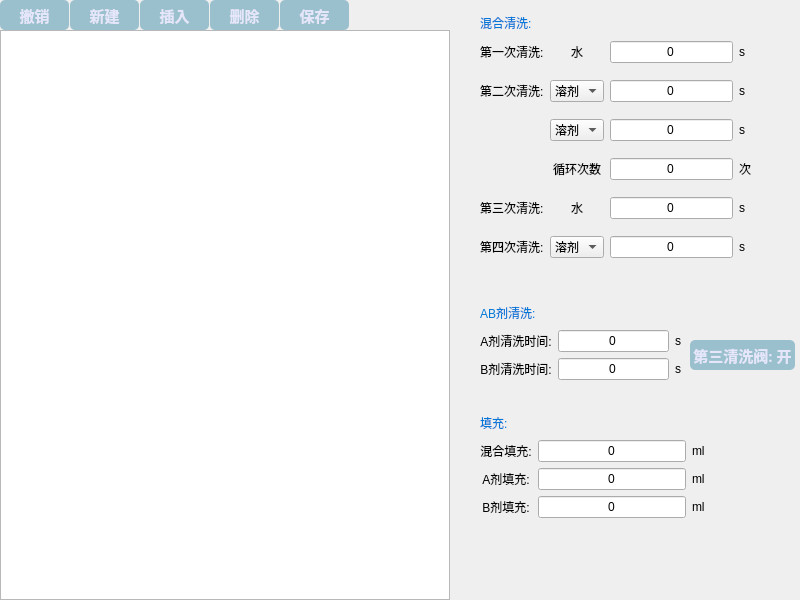
<?xml version="1.0" encoding="UTF-8"?>
<ui version="4.0">
 <class>debug</class>
 <widget class="QWidget" name="debug">
  <property name="geometry">
   <rect>
    <x>0</x>
    <y>0</y>
    <width>800</width>
    <height>600</height>
   </rect>
  </property>
  <property name="windowTitle">
   <string>debug</string>
  </property>
  <widget class="QTableView" name="view">
   <property name="geometry">
    <rect>
     <x>0</x>
     <y>30</y>
     <width>450</width>
     <height>570</height>
    </rect>
   </property>
  </widget>
  <widget class="QPushButton" name="btn_annul">
   <property name="geometry">
    <rect>
     <x>0</x>
     <y>0</y>
     <width>69</width>
     <height>30</height>
    </rect>
   </property>
   <property name="styleSheet">
    <string notr="true">QPushButton { 
	border-radius: 5px;
    border: none;
    font-family: MicroSoft Yahei;
    font-size: 15px;
    font-weight:bold;
    background: #9AC0CD;
    color: #E6E6FA; }
QPushButton:hover { background: #007ACC; }
QPushButton:pressed { background: #CCCCCC; }</string>
   </property>
   <property name="text">
    <string>撤销</string>
   </property>
   <property name="icon">
    <iconset>
     <normaloff>res/撤销.png</normaloff>res/撤销.png</iconset>
   </property>
   <property name="iconSize">
    <size>
     <width>16</width>
     <height>16</height>
    </size>
   </property>
  </widget>
  <widget class="QPushButton" name="btn_new">
   <property name="geometry">
    <rect>
     <x>70</x>
     <y>0</y>
     <width>69</width>
     <height>30</height>
    </rect>
   </property>
   <property name="styleSheet">
    <string notr="true">QPushButton { 
	border-radius: 5px;
    border: none;
    font-family: MicroSoft Yahei;
    font-size: 15px;
    font-weight:bold;
    background: #9AC0CD;
    color: #E6E6FA; }
QPushButton:hover { background: #007ACC; }
QPushButton:pressed { background: #CCCCCC; }</string>
   </property>
   <property name="text">
    <string>新建</string>
   </property>
   <property name="icon">
    <iconset>
     <normaloff>res/新建.png</normaloff>res/新建.png</iconset>
   </property>
  </widget>
  <widget class="QPushButton" name="btn_insert">
   <property name="geometry">
    <rect>
     <x>140</x>
     <y>0</y>
     <width>69</width>
     <height>30</height>
    </rect>
   </property>
   <property name="styleSheet">
    <string notr="true">QPushButton { 
	border-radius: 5px;
    border: none;
    font-family: MicroSoft Yahei;
    font-size: 15px;
    font-weight:bold;
    background: #9AC0CD;
    color: #E6E6FA; }
QPushButton:hover { background: #007ACC; }
QPushButton:pressed { background: #CCCCCC; }</string>
   </property>
   <property name="text">
    <string>插入</string>
   </property>
   <property name="icon">
    <iconset>
     <normaloff>res/插入.png</normaloff>res/插入.png</iconset>
   </property>
  </widget>
  <widget class="QPushButton" name="btn_delete">
   <property name="geometry">
    <rect>
     <x>210</x>
     <y>0</y>
     <width>69</width>
     <height>30</height>
    </rect>
   </property>
   <property name="styleSheet">
    <string notr="true">QPushButton { 
	border-radius: 5px;
    border: none;
    font-family: MicroSoft Yahei;
    font-size: 15px;
    font-weight:bold;
    background: #9AC0CD;
    color: #E6E6FA; }
QPushButton:hover { background: #007ACC; }
QPushButton:pressed { background: #CCCCCC; }</string>
   </property>
   <property name="text">
    <string>删除</string>
   </property>
   <property name="icon">
    <iconset>
     <normaloff>res/删除.png</normaloff>res/删除.png</iconset>
   </property>
  </widget>
  <widget class="QPushButton" name="btn_save">
   <property name="geometry">
    <rect>
     <x>280</x>
     <y>0</y>
     <width>69</width>
     <height>30</height>
    </rect>
   </property>
   <property name="styleSheet">
    <string notr="true">QPushButton { 
	border-radius: 5px;
    border: none;
    font-family: MicroSoft Yahei;
    font-size: 15px;
    font-weight:bold;
    background: #9AC0CD;
    color: #E6E6FA; }
QPushButton:hover { background: #007ACC; }
QPushButton:pressed { background: #CCCCCC; }</string>
   </property>
   <property name="text">
    <string>保存</string>
   </property>
   <property name="icon">
    <iconset>
     <normaloff>res/保存.png</normaloff>res/保存.png</iconset>
   </property>
   <property name="iconSize">
    <size>
     <width>20</width>
     <height>20</height>
    </size>
   </property>
  </widget>
  <widget class="QLabel" name="label">
   <property name="geometry">
    <rect>
     <x>480</x>
     <y>10</y>
     <width>100</width>
     <height>25</height>
    </rect>
   </property>
   <property name="styleSheet">
    <string notr="true">font: 14pt &quot;微软雅黑&quot;;
color: rgb(0, 120, 215);</string>
   </property>
   <property name="text">
    <string>混合清洗:</string>
   </property>
  </widget>
  <widget class="QLabel" name="label_28">
   <property name="geometry">
    <rect>
     <x>480</x>
     <y>300</y>
     <width>100</width>
     <height>25</height>
    </rect>
   </property>
   <property name="styleSheet">
    <string notr="true">font: 14pt &quot;微软雅黑&quot;;
color: rgb(0, 120, 215);</string>
   </property>
   <property name="text">
    <string>AB剂清洗:</string>
   </property>
  </widget>
  <widget class="QLabel" name="label_33">
   <property name="geometry">
    <rect>
     <x>480</x>
     <y>410</y>
     <width>100</width>
     <height>25</height>
    </rect>
   </property>
   <property name="styleSheet">
    <string notr="true">font: 14pt &quot;微软雅黑&quot;;
color: rgb(0, 120, 215);</string>
   </property>
   <property name="text">
    <string>填充:</string>
   </property>
  </widget>
  <widget class="QWidget" name="layoutWidget">
   <property name="geometry">
    <rect>
     <x>480</x>
     <y>440</y>
     <width>225</width>
     <height>81</height>
    </rect>
   </property>
   <layout class="QGridLayout" name="gridLayout_4">
    <item row="2" column="2">
     <widget class="QLabel" name="label_37">
      <property name="text">
       <string>ml</string>
      </property>
     </widget>
    </item>
    <item row="0" column="2">
     <widget class="QLabel" name="label_35">
      <property name="text">
       <string>ml</string>
      </property>
     </widget>
    </item>
    <item row="2" column="1">
     <widget class="QLineEdit" name="edit_11">
      <property name="text">
       <string>0</string>
      </property>
      <property name="alignment">
       <set>Qt::AlignCenter</set>
      </property>
     </widget>
    </item>
    <item row="0" column="0">
     <widget class="QLabel" name="label_34">
      <property name="text">
       <string>混合填充:</string>
      </property>
      <property name="alignment">
       <set>Qt::AlignCenter</set>
      </property>
     </widget>
    </item>
    <item row="0" column="1">
     <widget class="QLineEdit" name="edit_9">
      <property name="text">
       <string>0</string>
      </property>
      <property name="alignment">
       <set>Qt::AlignCenter</set>
      </property>
     </widget>
    </item>
    <item row="1" column="0">
     <widget class="QLabel" name="label_36">
      <property name="text">
       <string>A剂填充:</string>
      </property>
      <property name="alignment">
       <set>Qt::AlignCenter</set>
      </property>
     </widget>
    </item>
    <item row="2" column="0">
     <widget class="QLabel" name="label_38">
      <property name="text">
       <string>B剂填充:</string>
      </property>
      <property name="alignment">
       <set>Qt::AlignCenter</set>
      </property>
     </widget>
    </item>
    <item row="1" column="1">
     <widget class="QLineEdit" name="edit_10">
      <property name="text">
       <string>0</string>
      </property>
      <property name="alignment">
       <set>Qt::AlignCenter</set>
      </property>
     </widget>
    </item>
    <item row="1" column="2">
     <widget class="QLabel" name="label_39">
      <property name="text">
       <string>ml</string>
      </property>
     </widget>
    </item>
   </layout>
  </widget>
  <widget class="QPushButton" name="btn_save_2">
   <property name="geometry">
    <rect>
     <x>690</x>
     <y>340</y>
     <width>105</width>
     <height>30</height>
    </rect>
   </property>
   <property name="styleSheet">
    <string notr="true">QPushButton { 
	border-radius: 5px;
    border: none;
    font-family: MicroSoft Yahei;
    font-size: 15px;
    font-weight:bold;
    background: #9AC0CD;
    color: #E6E6FA; }
QPushButton:hover { background: #007ACC; }
QPushButton:pressed { background: #CCCCCC; }</string>
   </property>
   <property name="text">
    <string>第三清洗阀: 开</string>
   </property>
   <property name="iconSize">
    <size>
     <width>20</width>
     <height>20</height>
    </size>
   </property>
  </widget>
  <widget class="QWidget" name="">
   <property name="geometry">
    <rect>
     <x>480</x>
     <y>30</y>
     <width>271</width>
     <height>241</height>
    </rect>
   </property>
   <layout class="QGridLayout" name="gridLayout">
    <item row="0" column="0">
     <widget class="QLabel" name="label_2">
      <property name="styleSheet">
       <string notr="true"/>
      </property>
      <property name="text">
       <string>第一次清洗:</string>
      </property>
     </widget>
    </item>
    <item row="0" column="1">
     <widget class="QLabel" name="label_7">
      <property name="text">
       <string>水</string>
      </property>
      <property name="alignment">
       <set>Qt::AlignCenter</set>
      </property>
     </widget>
    </item>
    <item row="0" column="2">
     <widget class="QLineEdit" name="edit_1">
      <property name="text">
       <string>0</string>
      </property>
      <property name="alignment">
       <set>Qt::AlignCenter</set>
      </property>
     </widget>
    </item>
    <item row="0" column="3">
     <widget class="QLabel" name="label_5">
      <property name="text">
       <string>s</string>
      </property>
     </widget>
    </item>
    <item row="1" column="0">
     <widget class="QLabel" name="label_3">
      <property name="styleSheet">
       <string notr="true"/>
      </property>
      <property name="text">
       <string>第二次清洗:</string>
      </property>
     </widget>
    </item>
    <item row="1" column="1">
     <widget class="QComboBox" name="combo_1">
      <property name="layoutDirection">
       <enum>Qt::LeftToRight</enum>
      </property>
      <item>
       <property name="text">
        <string>溶剂</string>
       </property>
      </item>
      <item>
       <property name="text">
        <string>空气</string>
       </property>
      </item>
     </widget>
    </item>
    <item row="1" column="2">
     <widget class="QLineEdit" name="edit_2">
      <property name="text">
       <string>0</string>
      </property>
      <property name="alignment">
       <set>Qt::AlignCenter</set>
      </property>
     </widget>
    </item>
    <item row="1" column="3">
     <widget class="QLabel" name="label_9">
      <property name="text">
       <string>s</string>
      </property>
     </widget>
    </item>
    <item row="2" column="1">
     <widget class="QComboBox" name="combo_2">
      <item>
       <property name="text">
        <string>溶剂</string>
       </property>
      </item>
      <item>
       <property name="text">
        <string>空气</string>
       </property>
      </item>
     </widget>
    </item>
    <item row="2" column="2">
     <widget class="QLineEdit" name="edit_3">
      <property name="text">
       <string>0</string>
      </property>
      <property name="alignment">
       <set>Qt::AlignCenter</set>
      </property>
     </widget>
    </item>
    <item row="2" column="3">
     <widget class="QLabel" name="label_6">
      <property name="text">
       <string>s</string>
      </property>
     </widget>
    </item>
    <item row="3" column="1">
     <widget class="QLabel" name="label_11">
      <property name="styleSheet">
       <string notr="true"/>
      </property>
      <property name="text">
       <string>循环次数</string>
      </property>
      <property name="alignment">
       <set>Qt::AlignCenter</set>
      </property>
     </widget>
    </item>
    <item row="3" column="2">
     <widget class="QLineEdit" name="edit_4">
      <property name="text">
       <string>0</string>
      </property>
      <property name="alignment">
       <set>Qt::AlignCenter</set>
      </property>
     </widget>
    </item>
    <item row="3" column="3">
     <widget class="QLabel" name="label_10">
      <property name="text">
       <string>次</string>
      </property>
     </widget>
    </item>
    <item row="4" column="0">
     <widget class="QLabel" name="label_12">
      <property name="styleSheet">
       <string notr="true"/>
      </property>
      <property name="text">
       <string>第三次清洗:</string>
      </property>
     </widget>
    </item>
    <item row="4" column="1">
     <widget class="QLabel" name="label_13">
      <property name="text">
       <string>水</string>
      </property>
      <property name="alignment">
       <set>Qt::AlignCenter</set>
      </property>
     </widget>
    </item>
    <item row="4" column="2">
     <widget class="QLineEdit" name="edit_5">
      <property name="text">
       <string>0</string>
      </property>
      <property name="alignment">
       <set>Qt::AlignCenter</set>
      </property>
     </widget>
    </item>
    <item row="4" column="3">
     <widget class="QLabel" name="label_14">
      <property name="text">
       <string>s</string>
      </property>
     </widget>
    </item>
    <item row="5" column="0">
     <widget class="QLabel" name="label_4">
      <property name="styleSheet">
       <string notr="true"/>
      </property>
      <property name="text">
       <string>第四次清洗:</string>
      </property>
     </widget>
    </item>
    <item row="5" column="1">
     <widget class="QComboBox" name="combo_3">
      <item>
       <property name="text">
        <string>溶剂</string>
       </property>
      </item>
      <item>
       <property name="text">
        <string>空气</string>
       </property>
      </item>
     </widget>
    </item>
    <item row="5" column="2">
     <widget class="QLineEdit" name="edit_6">
      <property name="text">
       <string>0</string>
      </property>
      <property name="alignment">
       <set>Qt::AlignCenter</set>
      </property>
     </widget>
    </item>
    <item row="5" column="3">
     <widget class="QLabel" name="label_8">
      <property name="text">
       <string>s</string>
      </property>
     </widget>
    </item>
   </layout>
  </widget>
  <widget class="QWidget" name="">
   <property name="geometry">
    <rect>
     <x>480</x>
     <y>330</y>
     <width>201</width>
     <height>51</height>
    </rect>
   </property>
   <layout class="QGridLayout" name="gridLayout_3">
    <item row="0" column="0">
     <widget class="QLabel" name="label_29">
      <property name="text">
       <string>A剂清洗时间:</string>
      </property>
      <property name="alignment">
       <set>Qt::AlignCenter</set>
      </property>
     </widget>
    </item>
    <item row="0" column="1">
     <widget class="QLineEdit" name="edit_7">
      <property name="text">
       <string>0</string>
      </property>
      <property name="alignment">
       <set>Qt::AlignCenter</set>
      </property>
     </widget>
    </item>
    <item row="0" column="2">
     <widget class="QLabel" name="label_30">
      <property name="text">
       <string>s</string>
      </property>
     </widget>
    </item>
    <item row="1" column="0">
     <widget class="QLabel" name="label_31">
      <property name="text">
       <string>B剂清洗时间:</string>
      </property>
      <property name="alignment">
       <set>Qt::AlignCenter</set>
      </property>
     </widget>
    </item>
    <item row="1" column="1">
     <widget class="QLineEdit" name="edit_8">
      <property name="text">
       <string>0</string>
      </property>
      <property name="alignment">
       <set>Qt::AlignCenter</set>
      </property>
     </widget>
    </item>
    <item row="1" column="2">
     <widget class="QLabel" name="label_32">
      <property name="text">
       <string>s</string>
      </property>
     </widget>
    </item>
   </layout>
  </widget>
 </widget>
 <resources/>
 <connections/>
</ui>
